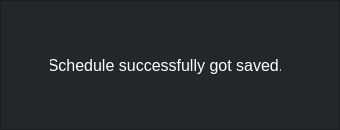
<?xml version="1.0" encoding="UTF-8"?>
<ui version="4.0">
 <class>Dialog</class>
 <widget class="QDialog" name="Dialog">
  <property name="geometry">
   <rect>
    <x>0</x>
    <y>0</y>
    <width>340</width>
    <height>130</height>
   </rect>
  </property>
  <property name="windowTitle">
   <string>Dialog</string>
  </property>
  <widget class="QFrame" name="frame_save_description_schedule">
   <property name="geometry">
    <rect>
     <x>0</x>
     <y>0</y>
     <width>340</width>
     <height>130</height>
    </rect>
   </property>
   <property name="styleSheet">
    <string notr="true">background-color: rgb(35, 39, 42);
background-color: rgb(44, 47, 51);
background-color: rgb(35, 39, 42);</string>
   </property>
   <property name="frameShape">
    <enum>QFrame::StyledPanel</enum>
   </property>
   <property name="frameShadow">
    <enum>QFrame::Raised</enum>
   </property>
   <widget class="QLabel" name="label_save_description_schedule">
    <property name="geometry">
     <rect>
      <x>50</x>
      <y>50</y>
      <width>231</width>
      <height>31</height>
     </rect>
    </property>
    <property name="font">
     <font>
      <pointsize>12</pointsize>
     </font>
    </property>
    <property name="layoutDirection">
     <enum>Qt::RightToLeft</enum>
    </property>
    <property name="styleSheet">
     <string notr="true">color: rgb(255, 255, 255);</string>
    </property>
    <property name="text">
     <string>Schedule successfully got saved.</string>
    </property>
    <property name="alignment">
     <set>Qt::AlignCenter</set>
    </property>
   </widget>
  </widget>
 </widget>
 <resources/>
 <connections/>
</ui>
